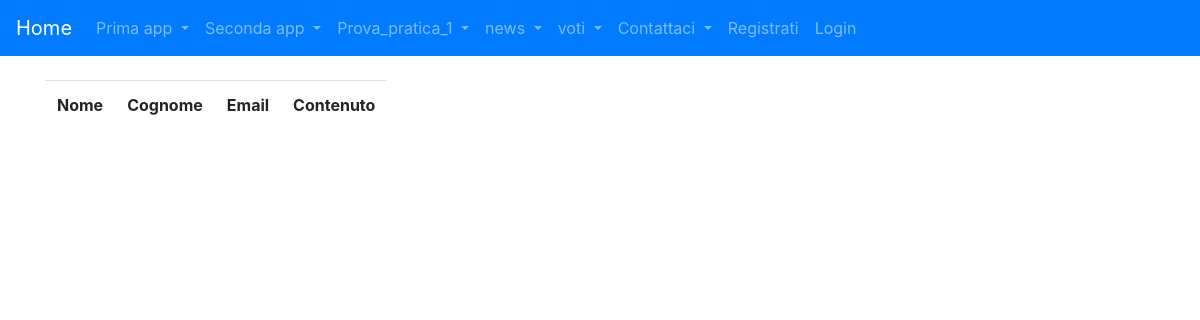
Before: /forms_app/lista_contatti/ with the older database file.
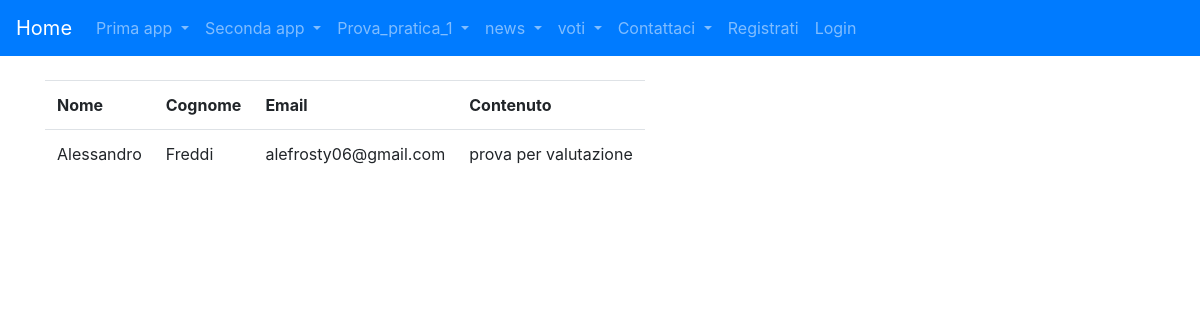
After: the same page with the newer database file.
### forms_app/models.py (models this page shows)
class Contatto(models.Model):
    nome = models.CharField(max_length=100)
    cognome = models.CharField(max_length=100)
    email = models.EmailField(max_length=200)
    contenuto = models.TextField()

### forms_app/views.py (the view)
# urls.py: path('lista_contatti/', lista_contatti, name='lista_contatti'),
def lista_contatti(request):
    contatti = Contatto.objects.all()
    context = {
        'contatti': contatti
    }
    return render(request, "forms_app/lista_contatti.html", context)

### forms_app/templates/forms_app/lista_contatti.html (shortened to what this page needs)
{% extends "base.html"%}
{% load crispy_forms_tags %}
{%block content%}
    <table class="table table-responsive">
        <tr>
            <th>Nome</th>
            <th>Cognome</th>
            <th>Email</th>
            <th>Contenuto</th>
        </tr>
        {% for contatto in contatti %}
            <tr>
                <td>{{ contatto.nome }}</td>
                <td>{{ contatto.cognome }}</td>
                <td>{{ contatto.email }}</td>
                <td>{{ contatto.contenuto }}</td>
            </tr>
        {% endfor %}
    </table>
{%endblock content%}

Changed rows visible on the page:
added Contatto: nome "Alessandro", cognome "Freddi", email "alefrosty06@gmail.com", contenuto "prova per valutazione"
